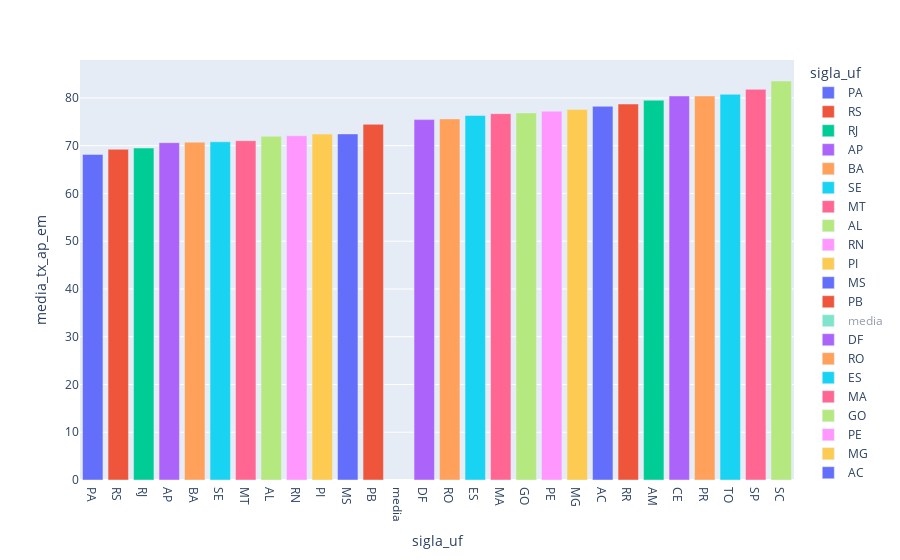

Write notebook code for a chart like this one.
### Code cell
#grafico que mostra a taxa de aprovação no ensino médio média anual do periodo (2007 - 2012)

#como a média anual do periodo é a mesma em todos os anos, fiz uma filtragem na tabela para não deixar o grafico pontilhado
ano = df_final.loc[df_final["ano"] == 2012]

#grafico gerado pela base df_final que esta ordenada pela media anual da taxa de aprovacão no ensino medio,
# eixo y será o a aprovação, eixo x os estados
graf_pib = px.bar(ano.sort_values("media_tx_ap_em"),y='media_tx_ap_em' ,x ='sigla_uf',color = 'sigla_uf')
graf_pib.show()

### Figure 1 — Plotly figure (JSON) as saved in the notebook; plotly's stock layout.template omitted (floating-point values rounded to 4 significant figures)
{"data": [{"alignmentgroup": "True", "hovertemplate": "sigla_uf=%{x}<br>media_tx_ap_em=%{y}<extra></extra>", "legendgroup": "PA", "marker": {"color": "#636efa", "pattern": {"shape": ""}}, "name": "PA", "offsetgroup": "PA", "orientation": "v", "showlegend": true, "textposition": "auto", "type": "bar", "x": ["PA"], "xaxis": "x", "y": [68.18], "yaxis": "y"}, {"alignmentgroup": "True", "hovertemplate": "sigla_uf=%{x}<br>media_tx_ap_em=%{y}<extra></extra>", "legendgroup": "RS", "marker": {"color": "#EF553B", "pattern": {"shape": ""}}, "name": "RS", "offsetgroup": "RS", "orientation": "v", "showlegend": true, "textposition": "auto", "type": "bar", "x": ["RS"], "xaxis": "x", "y": [69.25], "yaxis": "y"}, {"alignmentgroup": "True", "hovertemplate": "sigla_uf=%{x}<br>media_tx_ap_em=%{y}<extra></extra>", "legendgroup": "RJ", "marker": {"color": "#00cc96", "pattern": {"shape": ""}}, "name": "RJ", "offsetgroup": "RJ", "orientation": "v", "showlegend": true, "textposition": "auto", "type": "bar", "x": ["RJ"], "xaxis": "x", "y": [69.52], "yaxis": "y"}, {"alignmentgroup": "True", "hovertemplate": "sigla_uf=%{x}<br>media_tx_ap_em=%{y}<extra></extra>", "legendgroup": "AP", "marker": {"color": "#ab63fa", "pattern": {"shape": ""}}, "name": "AP", "offsetgroup": "AP", "orientation": "v", "showlegend": true, "textposition": "auto", "type": "bar", "x": ["AP"], "xaxis": "x", "y": [70.63], "yaxis": "y"}, {"alignmentgroup": "True", "hovertemplate": "sigla_uf=%{x}<br>media_tx_ap_em=%{y}<extra></extra>", "legendgroup": "BA", "marker": {"color": "#FFA15A", "pattern": {"shape": ""}}, "name": "BA", "offsetgroup": "BA", "orientation": "v", "showlegend": true, "textposition": "auto", "type": "bar", "x": ["BA"], "xaxis": "x", "y": [70.75], "yaxis": "y"}, {"alignmentgroup": "True", "hovertemplate": "sigla_uf=%{x}<br>media_tx_ap_em=%{y}<extra></extra>", "legendgroup": "SE", "marker": {"color": "#19d3f3", "pattern": {"shape": ""}}, "name": "SE", "offsetgroup": "SE", "orientation": "v", "showlegend": true, "textposition": "auto", "type": "bar", "x": ["SE"], "xaxis": "x", "y": [70.82], "yaxis": "y"}, {"alignmentgroup": "True", "hovertemplate": "sigla_uf=%{x}<br>media_tx_ap_em=%{y}<extra></extra>", "legendgroup": "MT", "marker": {"color": "#FF6692", "pattern": {"shape": ""}}, "name": "MT", "offsetgroup": "MT", "orientation": "v", "showlegend": true, "textposition": "auto", "type": "bar", "x": ["MT"], "xaxis": "x", "y": [71.05], "yaxis": "y"}, {"alignmentgroup": "True", "hovertemplate": "sigla_uf=%{x}<br>media_tx_ap_em=%{y}<extra></extra>", "legendgroup": "AL", "marker": {"color": "#B6E880", "pattern": {"shape": ""}}, "name": "AL", "offsetgroup": "AL", "orientation": "v", "showlegend": true, "textposition": "auto", "type": "bar", "x": ["AL"], "xaxis": "x", "y": [71.98], "yaxis": "y"}, {"alignmentgroup": "True", "hovertemplate": "sigla_uf=%{x}<br>media_tx_ap_em=%{y}<extra></extra>", "legendgroup": "RN", "marker": {"color": "#FF97FF", "pattern": {"shape": ""}}, "name": "RN", "offsetgroup": "RN", "orientation": "v", "showlegend": true, "textposition": "auto", "type": "bar", "x": ["RN"], "xaxis": "x", "y": [72.08], "yaxis": "y"}, {"alignmentgroup": "True", "hovertemplate": "sigla_uf=%{x}<br>media_tx_ap_em=%{y}<extra></extra>", "legendgroup": "PI", "marker": {"color": "#FECB52", "pattern": {"shape": ""}}, "name": "PI", "offsetgroup": "PI", "orientation": "v", "showlegend": true, "textposition": "auto", "type": "bar", "x": ["PI"], "xaxis": "x", "y": [72.43], "yaxis": "y"}, {"alignmentgroup": "True", "hovertemplate": "sigla_uf=%{x}<br>media_tx_ap_em=%{y}<extra></extra>", "legendgroup": "MS", "marker": {"color": "#636efa", "pattern": {"shape": ""}}, "name": "MS", "offsetgroup": "MS", "orientation": "v", "showlegend": true, "textposition": "auto", "type": "bar", "x": ["MS"], "xaxis": "x", "y": [72.47], "yaxis": "y"}, {"alignmentgroup": "True", "hovertemplate": "sigla_uf=%{x}<br>media_tx_ap_em=%{y}<extra></extra>", "legendgroup": "PB", "marker": {"color": "#EF553B", "pattern": {"shape": ""}}, "name": "PB", "offsetgroup": "PB", "orientation": "v", "showlegend": true, "textposition": "auto", "type": "bar", "x": ["PB"], "xaxis": "x", "y": [74.48], "yaxis": "y"}, {"alignmentgroup": "True", "hovertemplate": "sigla_uf=%{x}<br>media_tx_ap_em=%{y}<extra></extra>", "legendgroup": "media", "marker": {"color": "#00cc96", "pattern": {"shape": ""}}, "name": "media", "offsetgroup": "media", "orientation": "v", "showlegend": true, "textposition": "auto", "type": "bar", "visible": "legendonly", "x": ["media"], "xaxis": "x", "y": [75.29], "yaxis": "y"}, {"alignmentgroup": "True", "hovertemplate": "sigla_uf=%{x}<br>media_tx_ap_em=%{y}<extra></extra>", "legendgroup": "DF", "marker": {"color": "#ab63fa", "pattern": {"shape": ""}}, "name": "DF", "offsetgroup": "DF", "orientation": "v", "showlegend": true, "textposition": "auto", "type": "bar", "x": ["DF"], "xaxis": "x", "y": [75.47], "yaxis": "y"}, {"alignmentgroup": "True", "hovertemplate": "sigla_uf=%{x}<br>media_tx_ap_em=%{y}<extra></extra>", "legendgroup": "RO", "marker": {"color": "#FFA15A", "pattern": {"shape": ""}}, "name": "RO", "offsetgroup": "RO", "orientation": "v", "showlegend": true, "textposition": "auto", "type": "bar", "x": ["RO"], "xaxis": "x", "y": [75.62], "yaxis": "y"}, {"alignmentgroup": "True", "hovertemplate": "sigla_uf=%{x}<br>media_tx_ap_em=%{y}<extra></extra>", "legendgroup": "ES", "marker": {"color": "#19d3f3", "pattern": {"shape": ""}}, "name": "ES", "offsetgroup": "ES", "orientation": "v", "showlegend": true, "textposition": "auto", "type": "bar", "x": ["ES"], "xaxis": "x", "y": [76.33], "yaxis": "y"}, {"alignmentgroup": "True", "hovertemplate": "sigla_uf=%{x}<br>media_tx_ap_em=%{y}<extra></extra>", "legendgroup": "MA", "marker": {"color": "#FF6692", "pattern": {"shape": ""}}, "name": "MA", "offsetgroup": "MA", "orientation": "v", "showlegend": true, "textposition": "auto", "type": "bar", "x": ["MA"], "xaxis": "x", "y": [76.72], "yaxis": "y"}, {"alignmentgroup": "True", "hovertemplate": "sigla_uf=%{x}<br>media_tx_ap_em=%{y}<extra></extra>", "legendgroup": "GO", "marker": {"color": "#B6E880", "pattern": {"shape": ""}}, "name": "GO", "offsetgroup": "GO", "orientation": "v", "showlegend": true, "textposition": "auto", "type": "bar", "x": ["GO"], "xaxis": "x", "y": [76.87], "yaxis": "y"}, {"alignmentgroup": "True", "hovertemplate": "sigla_uf=%{x}<br>media_tx_ap_em=%{y}<extra></extra>", "legendgroup": "PE", "marker": {"color": "#FF97FF", "pattern": {"shape": ""}}, "name": "PE", "offsetgroup": "PE", "orientation": "v", "showlegend": true, "textposition": "auto", "type": "bar", "x": ["PE"], "xaxis": "x", "y": [77.23], "yaxis": "y"}, {"alignmentgroup": "True", "hovertemplate": "sigla_uf=%{x}<br>media_tx_ap_em=%{y}<extra></extra>", "legendgroup": "MG", "marker": {"color": "#FECB52", "pattern": {"shape": ""}}, "name": "MG", "offsetgroup": "MG", "orientation": "v", "showlegend": true, "textposition": "auto", "type": "bar", "x": ["MG"], "xaxis": "x", "y": [77.6], "yaxis": "y"}, {"alignmentgroup": "True", "hovertemplate": "sigla_uf=%{x}<br>media_tx_ap_em=%{y}<extra></extra>", "legendgroup": "AC", "marker": {"color": "#636efa", "pattern": {"shape": ""}}, "name": "AC", "offsetgroup": "AC", "orientation": "v", "showlegend": true, "textposition": "auto", "type": "bar", "x": ["AC"], "xaxis": "x", "y": [78.25], "yaxis": "y"}, {"alignmentgroup": "True", "hovertemplate": "sigla_uf=%{x}<br>media_tx_ap_em=%{y}<extra></extra>", "legendgroup": "RR", "marker": {"color": "#EF553B", "pattern": {"shape": ""}}, "name": "RR", "offsetgroup": "RR", "orientation": "v", "showlegend": true, "textposition": "auto", "type": "bar", "x": ["RR"], "xaxis": "x", "y": [78.73], "yaxis": "y"}, {"alignmentgroup": "True", "hovertemplate": "sigla_uf=%{x}<br>media_tx_ap_em=%{y}<extra></extra>", "legendgroup": "AM", "marker": {"color": "#00cc96", "pattern": {"shape": ""}}, "name": "AM", "offsetgroup": "AM", "orientation": "v", "showlegend": true, "textposition": "auto", "type": "bar", "x": ["AM"], "xaxis": "x", "y": [79.53], "yaxis": "y"}, {"alignmentgroup": "True", "hovertemplate": "sigla_uf=%{x}<br>media_tx_ap_em=%{y}<extra></extra>", "legendgroup": "CE", "marker": {"color": "#ab63fa", "pattern": {"shape": ""}}, "name": "CE", "offsetgroup": "CE", "orientation": "v", "showlegend": true, "textposition": "auto", "type": "bar", "x": ["CE"], "xaxis": "x", "y": [80.42], "yaxis": "y"}, {"alignmentgroup": "True", "hovertemplate": "sigla_uf=%{x}<br>media_tx_ap_em=%{y}<extra></extra>", "legendgroup": "PR", "marker": {"color": "#FFA15A", "pattern": {"shape": ""}}, "name": "PR", "offsetgroup": "PR", "orientation": "v", "showlegend": true, "textposition": "auto", "type": "bar", "x": ["PR"], "xaxis": "x", "y": [80.42], "yaxis": "y"}, {"alignmentgroup": "True", "hovertemplate": "sigla_uf=%{x}<br>media_tx_ap_em=%{y}<extra></extra>", "legendgroup": "TO", "marker": {"color": "#19d3f3", "pattern": {"shape": ""}}, "name": "TO", "offsetgroup": "TO", "orientation": "v", "showlegend": true, "textposition": "auto", "type": "bar", "x": ["TO"], "xaxis": "x", "y": [80.77], "yaxis": "y"}, {"alignmentgroup": "True", "hovertemplate": "sigla_uf=%{x}<br>media_tx_ap_em=%{y}<extra></extra>", "legendgroup": "SP", "marker": {"color": "#FF6692", "pattern": {"shape": ""}}, "name": "SP", "offsetgroup": "SP", "orientation": "v", "showlegend": true, "textposition": "auto", "type": "bar", "x": ["SP"], "xaxis": "x", "y": [81.8], "yaxis": "y"}, {"alignmentgroup": "True", "hovertemplate": "sigla_uf=%{x}<br>media_tx_ap_em=%{y}<extra></extra>", "legendgroup": "SC", "marker": {"color": "#B6E880", "pattern": {"shape": ""}}, "name": "SC", "offsetgroup": "SC", "orientation": "v", "showlegend": true, "textposition": "auto", "type": "bar", "x": ["SC"], "xaxis": "x", "y": [83.55], "yaxis": "y"}], "layout": {"autosize": true, "barmode": "relative", "legend": {"title": {"text": "sigla_uf"}, "tracegroupgap": 0}, "margin": {"t": 60}, "xaxis": {"anchor": "y", "autorange": true, "categoryarray": ["PA", "RS", "RJ", "AP", "BA", "SE", "MT", "AL", "RN", "PI", "MS", "PB", "media", "DF", "RO", "ES", "MA", "GO", "PE", "MG", "AC", "RR", "AM", "CE", "PR", "TO", "SP", "SC"], "categoryorder": "array", "domain": [0, 1], "range": [-0.5, 27.5], "title": {"text": "sigla_uf"}, "type": "category"}, "yaxis": {"anchor": "x", "autorange": true, "domain": [0, 1], "range": [0, 87.95], "title": {"text": "media_tx_ap_em"}, "type": "linear"}}}
